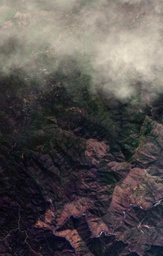
#> input picture demo/supplemental_materials/dehaze/image.jpeg, 163 x 256 px, shrunk from 700 x 1100 before the run
$ jupyter execute dehaze_demo.ipynb
#> lines starting #> are read from the running program, lines starting #| are printed output that depends on the picture
### dehaze/cadcp.py
import numpy as np
from cv2.ximgproc import guidedFilter
from skimage.color import rgb2hsv, hsv2rgb
from scipy.ndimage import gaussian_filter
from skimage.metrics import mean_squared_error as mse


def get_dark_value(
    x : int,
    y : int,
    I : np.ndarray,
    dx : int = 7,
    dy : int = 7
    ) -> int:
    """
    Get minimal value through all the channels in considered window for one pixel by its coords

    Returns
    -------
    output : int
        Dark value

    Parameters
    ----------
    x, y : int
        Pixel coordinates
    I : numpy ndarray
        Image, shape (x_size, y_size, 3)
    dx, dy : int (optional)
        Window size. Defaults to (7, 7).
    """
    r = np.min(I[x - dx : x + dx + 1, y - dy : y + dy + 1])
    return r


def get_dark_channel(
    I : np.ndarray,
    dx : int ,
    dy : int,
    ) -> np.ndarray:
    """
    Return dark channnel of image

    Returns
    -------
    output : numpy ndarray
        Image (x_size, y_size)

    Parameters
    ----------
    I : numpy ndarray
        Image, shape (x_size, y_size)
    dx, dy : int
        Window size.
    """
    x_size, y_size = I.shape[:2]
    I_dc = np.zeros_like(I)
    pad_I = np.pad(I, ((dx, dx), (dy, dy), (0, 0)), mode="reflect")
    for x in range(dx, x_size + dx):
        for y in range(dy, y_size + dy):
            I_dc[x - dx, y - dy] = np.min(
                pad_I[x - dx : x + dx + 1, y - dy : y + dy + 1]
            )
    return I_dc[..., 0]


def window_min(
    I : np.ndarray,
    dx : int ,
    dy : int,
    ) -> np.ndarray:
    """
    Window minimum filter for an image

    Returns
    -------
    output : numpy ndarray
        Image (x_size, y_size)

    Parameters
    ----------
    I : numpy ndarray
        Image, shape (x_size, y_size)
    dx, dy : int
        Window size.
    """
    x_size, y_size = I.shape
    I_dc = np.zeros_like(I)
    pad_I = np.pad(I, ((dx, dx), (dy, dy)), mode="edge")
    for x in range(dx, x_size + dx):
        for y in range(dy, y_size + dy):
            I_dc[x - dx, y - dy] = get_dark_value(x, y, pad_I, dx, dy)

    return I_dc


def zhu_depth_estim(
    I : np.ndarray,
    dx : int = 7,
    dy : int = 7,
    r : int = 30,
    eps : float = 0.01,
    gf_on : bool = True
    ) -> np.ndarray:
    """
    Atmospheric Light Estimation Based Remote Sensing Image Dehazing by
    Z. Zhu et. al.: https://www.mdpi.com/2072-4292/13/13/2432/htm
    Depth map estimation

    Returns
    -------
    output : numpy ndarray
        Depth map (x_size, y_size)

    Parameters
    ----------
    I : numpy ndarray
        Image, shape (x_size, y_size, 3)
    dx, dy : int (optional)
        Window size. Defaults to (7, 7)
    r : int (optional)
        Guided filter radius. Defaults to 30.
    eps : float (optional)
        Reg param for guided filter. Defaults to 0.01.
    gf_on : bool (optional)
        Apply guided filter or not. Defaults to True.
    """

    I_hsv = rgb2hsv(I)
    w0 = 0.121779
    w1 = 0.959710
    w2 = -0.780245
    sigma = 0.041337

    d = (w0 + w1 * I_hsv[:, :, 2] + w2 * I_hsv[:, :, 1]).astype(np.float32)
    d = gaussian_filter(d, sigma)
    d = window_min(d, dx, dy)

    if gf_on:
        d = guidedFilter(I, d, r, eps)

    return d

def cadcp(
    I : np.ndarray,
    dx : int = 7,
    dy : int = 7,
    k : float = 0.95,
    r : int = 30,
    eps : float = 0.01,
    d_quantile : float = 0.999,
    gf_on : bool = True,
    a_mean : bool = True
) -> np.ndarray:
    """
    Color attenuation prior and Dark Channel Prior dehazing algorithm

    Returns
    -------
    output : numpy ndarray
        Dehazed image (x_size, y_size)

    Parameters
    ----------
    I : numpy ndarray
        Image, shape (x_size, y_size, 3)
    dx, dy : int (optional)
        Window size. Defaults to (7, 7)
    k : float (optional)
        Reg param for dehazed image. Defaults to 0.95.
    r : int (optional)
        Guided filter radius. Defaults to 30.
    eps : float (optional)
        Reg param for guided filter. Defaults to 0.01.
    d_quantile : float (optional)
        Quantile for veil color estimation. Defaults to 0.999.
    gf_on : bool (optional)
        Apply guided filter or not. Defaults to True.
    a_mean : bool (optional)
        Average to estimate veil color or not . Defaults to True.
    """

    d = zhu_depth_estim(I, dx, dy, r, eps, gf_on)

    q_d = np.quantile(d, d_quantile)
    I_intens = I.sum(axis=2)

    if a_mean:
        a_rgb = (I[d >= q_d]).mean(axis=0)
    else:
        I_max = I_intens[d >= q_d].max()
        a_rgb = I[(d >= q_d) & (I_intens == I_max)].mean(axis=0)
    A = a_rgb * np.ones(I.shape)

    I_a = I / A
    V = get_dark_channel(I_a, dx, dy).astype(np.float32)
    t = 1 - k * V
    t = guidedFilter(I, t, r, eps)
    t = np.dstack((t, t, t))

    J = (I - A) / (np.minimum(np.maximum(t, 0.1), 0.9)) + A
    J = np.clip(J, 0, 255).astype(np.uint8)
    return J


def calculate_metrics(
    orig : np.ndarray,
    img : np.ndarray,
    metrics : dict = {"MSE" : mse}
    ) -> list:
    """
    Quality metrics calculator

    Returns
    -------
    output : list
        Metrics values

    Parameters
    ----------
    orig : numpy ndarray
        Clear image
    img : numpy ndarray
        Dehazed image
    metrics : dict (optional)
        Metrics functions. Defaults to MSE.
    """
    m_vals = []

    for m in metrics:
        m_vals.append(np.around(metrics[m](orig, img), decimals=3))
    return m_vals

### demo/dehaze_demo.ipynb
Import libraries

[cell 1]
import sys
sys.path.append("../")

from dehaze.cadcp import cadcp, calculate_metrics
import numpy as np
from skimage.io import imread
import os.path as osp
import matplotlib.pyplot as plt

Initialize directories with original and hazed images

[cell 2]
orig_dir = "supplemental_materials/dehaze"
haze_dir = "supplemental_materials/dehaze"

Run dehaze algorithms

[cell 3]
ref_fp = osp.join(orig_dir, f'orig.jpeg')
src_fp = osp.join(haze_dir, f'image.jpeg')
src = imread(src_fp)
#> src is the input picture: shape (256, 163, 3); mean R, G, B 85.2, 80.1, 79.4
ref = (imread(ref_fp)/255).astype(np.float32)
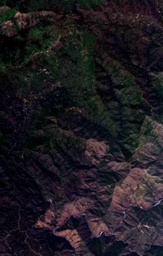
#> input picture demo/supplemental_materials/dehaze/orig.jpeg, 163 x 256 px, shrunk from 700 x 1100 before the run
res_cadcp_hard = (cadcp(src, gf_on=False, a_mean=False)/255).astype(np.float32)
#> in zhu_depth_estim, `I_hsv = rgb2hsv(I)`: I_hsv: shape (256, 163, 3) float64; mean of channels 0, 1, 2 0.455, 0.204, 0.348
#> in window_min, `pad_I = np.pad(I, ((dx, dx), (dy, dy)), mode="edge")`:
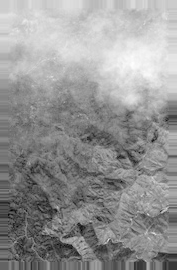
#> pad_I: shape (270, 177) float32; min -0.598, max 0.929, mean 0.297; drawn with min black and max white
#> the loop in window_min, `for x in range(dx, x_size + dx):` made 256 passes
#> after the loop in window_min, `for x in range(dx, x_size + dx):`:
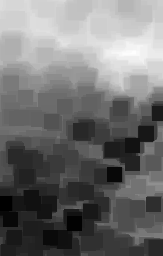
#> I_dc: shape (256, 163) float32; min -0.598, max 0.824, mean 0.0289; drawn with min black and max white
#> in cadcp, `A = a_rgb * np.ones(I.shape)`:
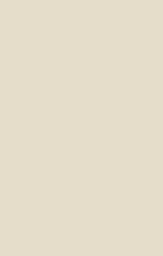
#> A: shape (256, 163, 3) float64; mean R, G, B 229, 221, 202
#> in cadcp, `I_a = I / A`:
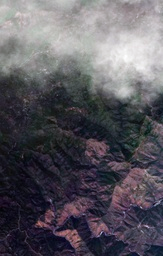
#> I_a: shape (256, 163, 3) float64; mean R, G, B 0.372, 0.362, 0.393; drawn with min black and max white
#> in get_dark_channel, `pad_I = np.pad(I, ((dx, dx), (dy, dy), (0, 0)), mode="reflect")`:
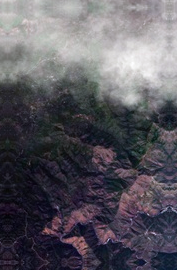
#> pad_I: shape (270, 177, 3) float64; mean R, G, B 0.374, 0.365, 0.396; drawn with min black and max white
#> after the loop in get_dark_channel, `for x in range(dx, x_size + dx):`:
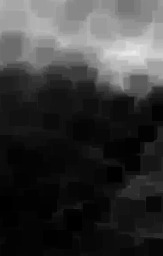
#> I_dc: shape (256, 163, 3) float64; min 0, max 0.919, mean 0.222
#> in cadcp, `t = guidedFilter(I, t, r, eps)`:
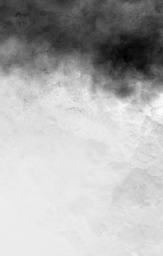
#> t: shape (256, 163) float32; min 0.19, max 1.05, mean 0.789; drawn with min black and max white
#> in cadcp, `J = np.clip(J, 0, 255).astype(np.uint8)`:
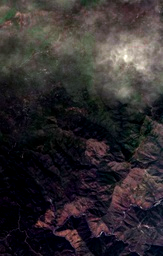
#> J: shape (256, 163, 3); mean R, G, B 49.2, 44.5, 46.7
res_cadcp_soft = (cadcp(src, gf_on=False, a_mean=True)/255).astype(np.float32)
res_cadcp_hard_filtered = (cadcp(src, gf_on=True, a_mean=False)/255).astype(np.float32)
#> call 3 of zhu_depth_estim, with dx = 7, dy = 7, r = 30, eps = 0.01, gf_on = True
#> in zhu_depth_estim (call 3), `d = guidedFilter(I, d, r, eps)`:
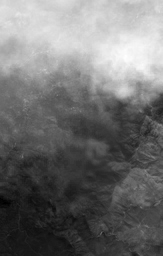
#> d: shape (256, 163) float32; min -0.564, max 0.78, mean 0.0289; drawn with min black and max white
res_cadcp_soft_filtered = (cadcp(src, gf_on=True, a_mean=True)/255).astype(np.float32)

Vizualize results of algorithms work

[cell 4]
fig, ax = plt.subplots(1,6,figsize=(32,18))
ax[0].set_title('Reference')
ax[1].set_title(f'Simulated haze , MSE = {calculate_metrics(ref, (src/255).astype(np.float32))}')
#> the loop in calculate_metrics, `for m in metrics:` made 1 pass
#> m on pass 1: 'MSE'
ax[2].set_title(f'CADCP_hard , MSE = {calculate_metrics(ref, res_cadcp_hard)}')
#> the loop in calculate_metrics (call 2), `for m in metrics:` made 1 pass
ax[3].set_title(f'CADCP_hard_filtered , MSE = {calculate_metrics(ref, res_cadcp_hard_filtered)}')
ax[4].set_title(f'CADCP_soft , MSE = {calculate_metrics(ref, res_cadcp_soft)}')
ax[5].set_title(f'CADCP_soft_filtered , MSE = {calculate_metrics(ref, res_cadcp_soft_filtered)}')


ax[0].axis('off')
ax[1].axis('off')
ax[2].axis('off')
ax[3].axis('off')
ax[4].axis('off')
ax[5].axis('off')

ax[0].imshow(ref)
ax[1].imshow(src)
ax[2].imshow(res_cadcp_hard)
ax[3].imshow(res_cadcp_hard_filtered)
ax[4].imshow(res_cadcp_soft)
ax[5].imshow(res_cadcp_soft_filtered)

plt.show()
